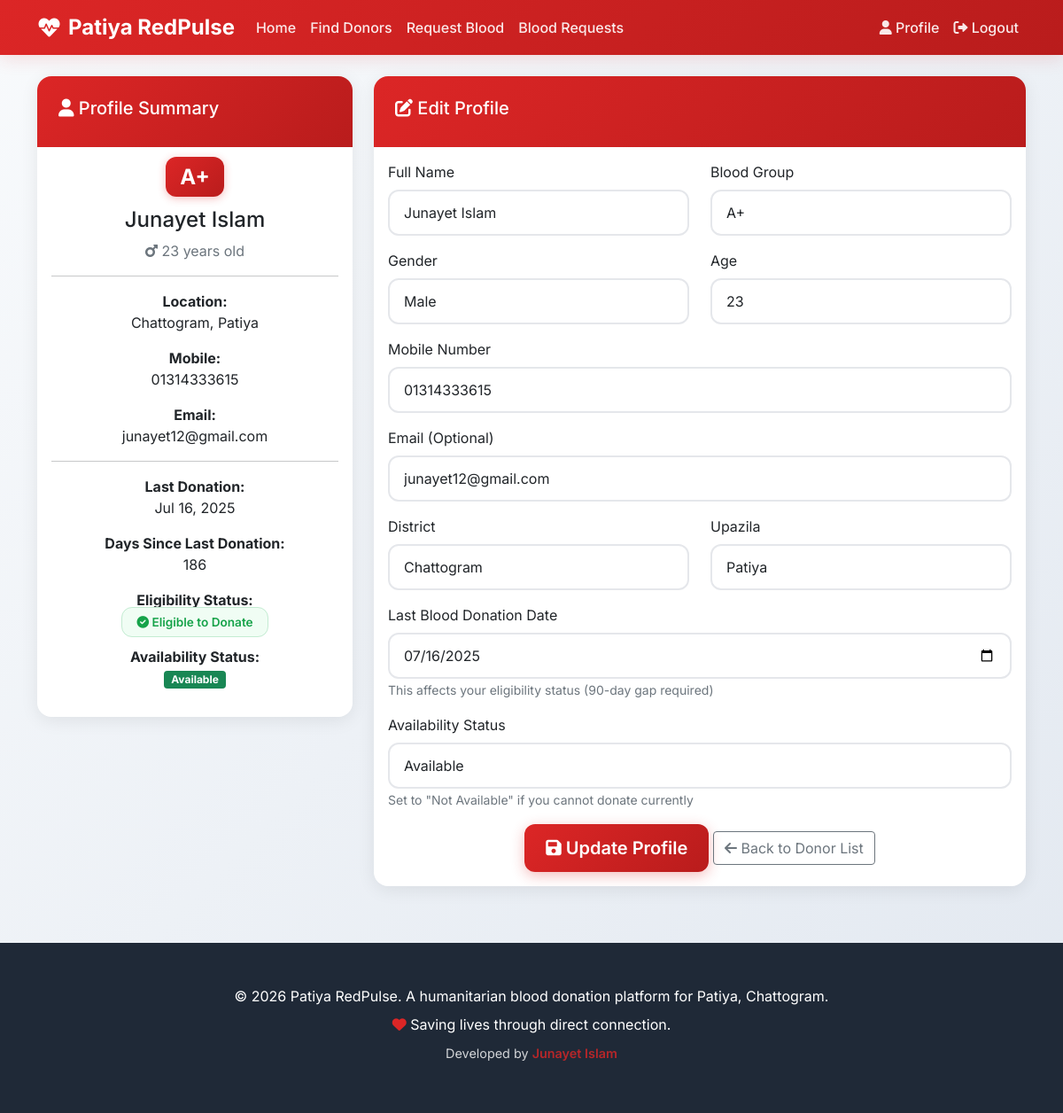
/accounts/profile/ (signed in), run on the app's committed database.
### accounts/models.py (models this page shows, shortened)
class Donor(models.Model):
    BLOOD_GROUPS = [
        ('A+', 'A+'),
        ('A-', 'A-'),
        ('B+', 'B+'),
        ('B-', 'B-'),
        ('AB+', 'AB+'),
        ('AB-', 'AB-'),
        ('O+', 'O+'),
        ('O-', 'O-'),
    ]
    GENDER_CHOICES = [
        ('Male', 'Male'),
        ('Female', 'Female'),
        ('Other', 'Other'),
    ]
    AVAILABILITY_STATUS = [
        ('Available', 'Available'),
        ('Not Available', 'Not Available'),
    ]
    user = models.OneToOneField(User, on_delete=models.CASCADE)
    full_name = models.CharField(max_length=100)
    blood_group = models.CharField(max_length=3, choices=BLOOD_GROUPS)
    gender = models.CharField(max_length=10, choices=GENDER_CHOICES)
    age = models.IntegerField()
    mobile_number = models.CharField(max_length=15)
    email = models.EmailField(blank=True, null=True)
    district = models.CharField(max_length=50)
    upazila = models.CharField(max_length=50)
    last_donation_date = models.DateField()
    availability_status = models.CharField(max_length=15, choices=AVAILABILITY_STATUS, default='Available')
    registration_date = models.DateTimeField(default=timezone.now)
    is_active = models.BooleanField(default=True)
    @property
    def days_since_last_donation(self):
        today = timezone.now().date()
        return (today - self.last_donation_date).days
    @property
    def is_eligible(self):
        return self.days_since_last_donation >= 90
    class Meta:
        ordering = ['-registration_date']

### accounts/views.py (the view)
# urls.py: path('profile/', views.profile, name='profile'),
@login_required
def profile(request):
    try:
        donor = request.user.donor
    except Donor.DoesNotExist:
        messages.error(request, 'Donor profile not found.')
        return redirect('home')
    if request.method == 'POST':
        form = DonorUpdateForm(request.POST, instance=donor)
        if form.is_valid():
            form.save()
            messages.success(request, 'Profile updated successfully!')
            return redirect('profile')
        else:
            for field, errors in form.errors.items():
                for error in errors:
                    messages.error(request, f'{field}: {error}')
    else:
        form = DonorUpdateForm(instance=donor)
    context = {
        'form': form,
        'donor': donor,
        'title': 'My Profile'
    }
    return render(request, 'accounts/profile.html', context)

### accounts/forms.py
class DonorUpdateForm(forms.ModelForm):
    class Meta:
        model = Donor
        fields = ['full_name', 'blood_group', 'gender', 'age', 'mobile_number',
                 'email', 'district', 'upazila', 'last_donation_date', 'availability_status']
        widgets = {
            'full_name': forms.TextInput(attrs={'class': 'form-control'}),
            'blood_group': forms.Select(attrs={'class': 'form-control'}),
            'gender': forms.Select(attrs={'class': 'form-control'}),
            'age': forms.NumberInput(attrs={'class': 'form-control', 'min': '18'}),
            'mobile_number': forms.TextInput(attrs={'class': 'form-control'}),
            'email': forms.EmailInput(attrs={'class': 'form-control'}),
            'district': forms.TextInput(attrs={'class': 'form-control'}),
            'upazila': forms.TextInput(attrs={'class': 'form-control'}),
            'last_donation_date': forms.DateInput(attrs={'class': 'form-control', 'type': 'date'}),
            'availability_status': forms.Select(attrs={'class': 'form-control'}),
        }

### templates/accounts/profile.html (shortened to what this page needs)
{% extends 'base.html' %}
{% block content %}
<div class="row">
    <div class="col-md-4">
        <div class="card">
            <div class="card-header">
                <h5><i class="fas fa-user"></i> Profile Summary</h5>
            </div>
            <div class="card-body text-center">
                <div class="mb-3">
                    <span class="blood-group-badge" style="font-size: 1.5rem; padding: 0.5rem 1rem;">
                        {{ donor.blood_group }}
                    </span>
                </div>
                <h4>{{ donor.full_name }}</h4>
                <p class="text-muted">
                    {% if donor.gender == 'Male' %}
                        <i class="fas fa-mars"></i>
                    {% elif donor.gender == 'Female' %}
                        <i class="fas fa-venus"></i>
                    {% else %}
                        <i class="fas fa-genderless"></i>
                    {% endif %}
                    {{ donor.age }} years old
                </p>
                <hr>
                <p><strong>Location:</strong><br>{{ donor.district }}, {{ donor.upazila }}</p>
                <p><strong>Mobile:</strong><br>{{ donor.mobile_number }}</p>
                {% if donor.email %}
                    <p><strong>Email:</strong><br>{{ donor.email }}</p>
                {% endif %}
                <hr>
                <p><strong>Last Donation:</strong><br>{{ donor.last_donation_date|date:"M d, Y" }}</p>
                <p><strong>Days Since Last Donation:</strong><br>{{ donor.days_since_last_donation }}</p>
                <p>
                    <strong>Eligibility Status:</strong><br>
                    {% if donor.is_eligible %}
                        <span class="eligible-badge">
                            <i class="fas fa-check-circle"></i> Eligible to Donate
                        </span>
                    {% else %}
                        <span class="not-eligible-badge">
                            <i class="fas fa-clock"></i> {{ donor.eligibility_status }}
                        </span>
                    {% endif %}
                </p>
                <p>
                    <strong>Availability Status:</strong><br>
                    {% if donor.availability_status == 'Available' %}
                        <span class="badge bg-success">Available</span>
                    {% else %}
                        <span class="badge bg-danger">Not Available</span>
                    {% endif %}
                </p>
            </div>
        </div>
    </div>
    <div class="col-md-8">
        <div class="card">
            <div class="card-header">
                <h5><i class="fas fa-edit"></i> Edit Profile</h5>
            </div>
            <div class="card-body">
                <form method="post">
                    <div class="row">
                        <div class="col-md-6">
                            <div class="mb-3">
                                <label class="form-label">Full Name</label>
                                {{ form.full_name }}
                            </div>
                        </div>
                        <div class="col-md-6">
                            <div class="mb-3">
                                <label class="form-label">Blood Group</label>
                                {{ form.blood_group }}
                            </div>
                        </div>
                    </div>
                    <div class="row">
                        <div class="col-md-6">
                            <div class="mb-3">
                                <label class="form-label">Gender</label>
                                {{ form.gender }}
                            </div>
                        </div>
                        <div class="col-md-6">
                            <div class="mb-3">
                                <label class="form-label">Age</label>
                                {{ form.age }}
                            </div>
                        </div>
                    </div>
                    <div class="mb-3">
                        <label class="form-label">Mobile Number</label>
                        {{ form.mobile_number }}
                    </div>
                    <div class="mb-3">
                        <label class="form-label">Email (Optional)</label>
                        {{ form.email }}
                    </div>
                    <div class="row">
                        <div class="col-md-6">
                            <div class="mb-3">
                                <label class="form-label">District</label>
                                {{ form.district }}
                            </div>
                        </div>
                        <div class="col-md-6">
                            <div class="mb-3">
                                <label class="form-label">Upazila</label>
                                {{ form.upazila }}
                            </div>
                        </div>
                    </div>
                    <div class="mb-3">
                        <label class="form-label">Last Blood Donation Date</label>
                        {{ form.last_donation_date }}
                        <small class="text-muted">This affects your eligibility status (90-day gap required)</small>
                    </div>
                    <div class="mb-3">
                        <label class="form-label">Availability Status</label>
                        {{ form.availability_status }}
                        <small class="text-muted">Set to "Not Available" if you cannot donate currently</small>
                    </div>
                    <div class="text-center">
                        <button type="submit" class="btn btn-primary btn-lg">
                            <i class="fas fa-save"></i> Update Profile
                        </button>
                        <a href="{% url 'donor_list' %}" class="btn btn-outline-secondary">
                            <i class="fas fa-arrow-left"></i> Back to Donor List
                        </a>
                    </div>
                </form>
            </div>
        </div>
    </div>
</div>
{% endblock %}

### templates/base.html (style rules this page uses)
:root { --medical-red: #dc2626; --medical-red-dark: #b91c1c; --medical-red-light: #fef2f2; --medical-blue: #2563eb; --medical-blue-light: #eff6ff; --medical-green: #16a34a; --medical-green-light: #f0fdf4; --medical-yellow: #d97706; --medical-yellow-light: #fffbeb; --medical-gray: #6b7280; --medical-gray-light: #f9fafb; --medical-dark: #1f2937; }
* { font-family: 'Inter', sans-serif; }
body { background: linear-gradient(135deg, #f8fafc 0%, #e2e8f0 100%); min-height: 100vh; }
.card { background: white; border-radius: 16px; box-shadow: 0 4px 20px rgba(0, 0, 0, 0.08); border: none; overflow: hidden; transition: all 0.3s ease; }
.card-header { background: linear-gradient(135deg, var(--medical-red) 0%, var(--medical-red-dark) 100%); color: white; font-weight: 600; padding: 1.5rem; border: none; }
.btn-primary { background: linear-gradient(135deg, var(--medical-red) 0%, var(--medical-red-dark) 100%); border: none; border-radius: 12px; padding: 0.75rem 1.5rem; font-weight: 600; transition: all 0.3s ease; box-shadow: 0 4px 15px rgba(220, 38, 38, 0.3); }
.blood-group-badge { background: linear-gradient(135deg, var(--medical-red) 0%, var(--medical-red-dark) 100%); color: white; padding: 0.5rem 1rem; border-radius: 12px; font-weight: 700; font-size: 0.9rem; box-shadow: 0 2px 10px rgba(220, 38, 38, 0.3); }
.eligible-badge { background: var(--medical-green-light); color: var(--medical-green); padding: 0.5rem 1rem; border-radius: 12px; font-weight: 600; font-size: 0.85rem; border: 1px solid rgba(22, 163, 74, 0.2); }
.form-control { border-radius: 12px; border: 2px solid #e5e7eb; padding: 0.75rem 1rem; transition: all 0.3s ease; }

### data on the page
Donor: blood_group "A+", full_name "Junayet Islam", age "23", district "Chattogram", upazila "Patiya", mobile_number "01314333615", email "junayet12@gmail.com", last_donation_date "Jul 16, 2025", days_since_last_donation "186", gender "Male", last_donation_date "07/16/2025", availability_status "Available"
